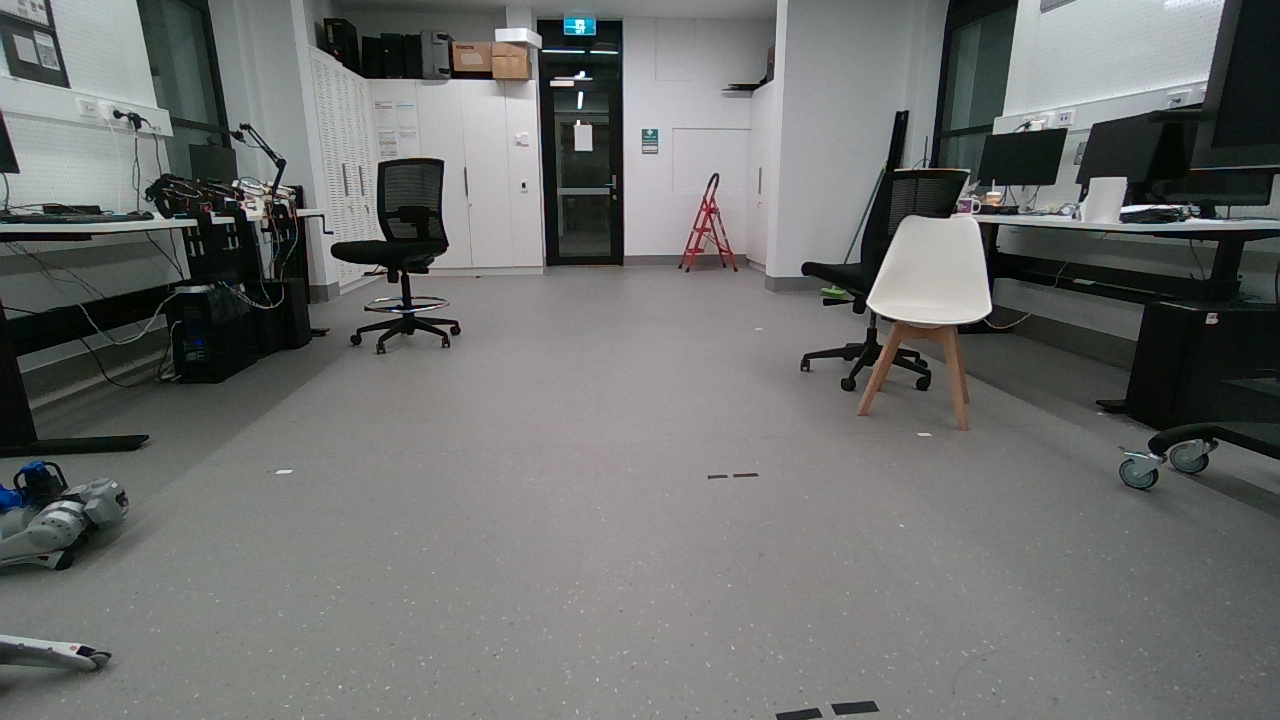
#> input picture booster-k1-vln-v1/build_separate_grid_images/k1_front_20260917_104944.png, 1280 x 720 px; its folder holds 3 pictures in this run
$ python build_separate_grid_images.py
#> lines starting #> are read from the running program, lines starting #| are printed output that depends on the picture; after the words box and inside, x2 and y2 are one past the last pixel; in counts of white or black regions, pixels touching at a corner belong together
#> in main, image is the input picture: shape (720, 1280, 3); mean B, G, R 109.7, 111.2, 109.6
"""
Booster K1 - Build a grid overlay on EACH view (separate images).

Standalone component for the Booster K1 VLN pipeline. It does NOT import from
Zerui's server/client code.

Why separate images (not a stitched strip): the views are sent to the LLM as
individual images. That keeps each view at full resolution inside the model's
tile budget, avoids the ultra-wide-aspect squish of a stitched strip, and gives
a clean per-view coordinate frame. (Zerui's own server also sends the views as
separate images and only stitches for debugging.)

Input  : 3 images  -> k1_front_*, k1_left_*, k1_right_*  (1280x720)
Output : 3 images  -> grid_front.png, grid_left.png, grid_right.png
The input images are never modified; we read a copy and write new files.

No shrinking. The output keeps the input resolution (1280x720) and the grid is
drawn INSIDE that frame, so the 0-1000 coordinate system spans the whole image
exactly. That means a point the model returns maps straight back to a pixel with
    x = u / 1000 * width ,  y = v / 1000 * height
regardless of any internal resize the model does on its side (the 0-1000 grid is
resolution independent, so it stays valid for Gemini / GPT / Claude / Qwen-VL).

Coordinate system drawn on each view (0 .. COORD_MAX on BOTH axes):
    u = horizontal : 0 = left edge, 1000 = right edge
    v = vertical   : 0 = top edge,  1000 = bottom edge

Run it directly:
    python build_separate_grid_images.py
"""

from pathlib import Path
import cv2
import numpy as np

# ----------------------------- configuration -----------------------------

COORD_MAX = 1000          # LLM coordinate range on each axis (0 .. COORD_MAX)
GRID_STEP = 100           # draw a grid line every 100 coordinate units
LABEL_STEP = 200          # write a number label every 200 units (every 2nd line)
GRID_ALPHA = 0.45         # grid line opacity (0 = invisible, 1 = solid)

# Colors are BGR because we read/write with OpenCV (not RGB).
LINE_COLOR = (210, 210, 210)      # light gray grid lines
LINE_THICKNESS = 1
LABEL_TEXT_COLOR = (0, 255, 255)  # yellow coordinate labels
LABEL_BG_COLOR = (0, 0, 0)        # black box behind labels for readability
TAG_TEXT_COLOR = (255, 255, 255)  # white text on the colored view tag

# Per-view identity: a distinct, "speakable" color + a tag label.
VIEW_STYLES = {
    "front": {"color": (60, 190, 60),  "tag": "FRONT VIEW", "out": "grid_front.png"},  # green
    "left":  {"color": (40, 150, 250), "tag": "LEFT VIEW",  "out": "grid_left.png"},   # orange
    "right": {"color": (240, 130, 40), "tag": "RIGHT VIEW", "out": "grid_right.png"},  # blue
}
VIEW_ORDER = ["front", "left", "right"]

# Sizes (pixels), tuned for a ~1280-wide native view.
BORDER_THICKNESS = 8      # colored identity border, drawn inset so size is kept
TAG_PADDING = 8           # padding inside the view-name tag box

FONT = cv2.FONT_HERSHEY_SIMPLEX
LABEL_FONT_SCALE = 0.55
LABEL_THICKNESS = 1
TAG_FONT_SCALE = 0.9
TAG_THICKNESS = 2

# Output format. PNG keeps grid lines / labels perfectly crisp for the model.
OUTPUT_EXT = "png"        # "png" (lossless, best) or "jpg"
JPEG_QUALITY = 95         # only used when OUTPUT_EXT == "jpg"

HERE = Path(__file__).parent


# ------------------------------- drawing ----------------------------------

def draw_grid(image: np.ndarray) -> np.ndarray:
    """Draw a 0..COORD_MAX coordinate grid + labels on a copy of `image`.

    Output has the SAME size as the input. Grid lines are alpha-blended (so the
    scene stays visible); the numeric labels are drawn opaque for readability.
    """
    h, w = image.shape[:2]

    def u_to_x(u: int) -> int:
        return int(round(u / COORD_MAX * (w - 1)))

    def v_to_y(v: int) -> int:
        return int(round(v / COORD_MAX * (h - 1)))

    # 1) Grid lines on a separate layer, then blend with the scene.
    lines = image.copy()
    for u in range(0, COORD_MAX + 1, GRID_STEP):
        x = u_to_x(u)
        cv2.line(lines, (x, 0), (x, h - 1), LINE_COLOR, LINE_THICKNESS, cv2.LINE_AA)
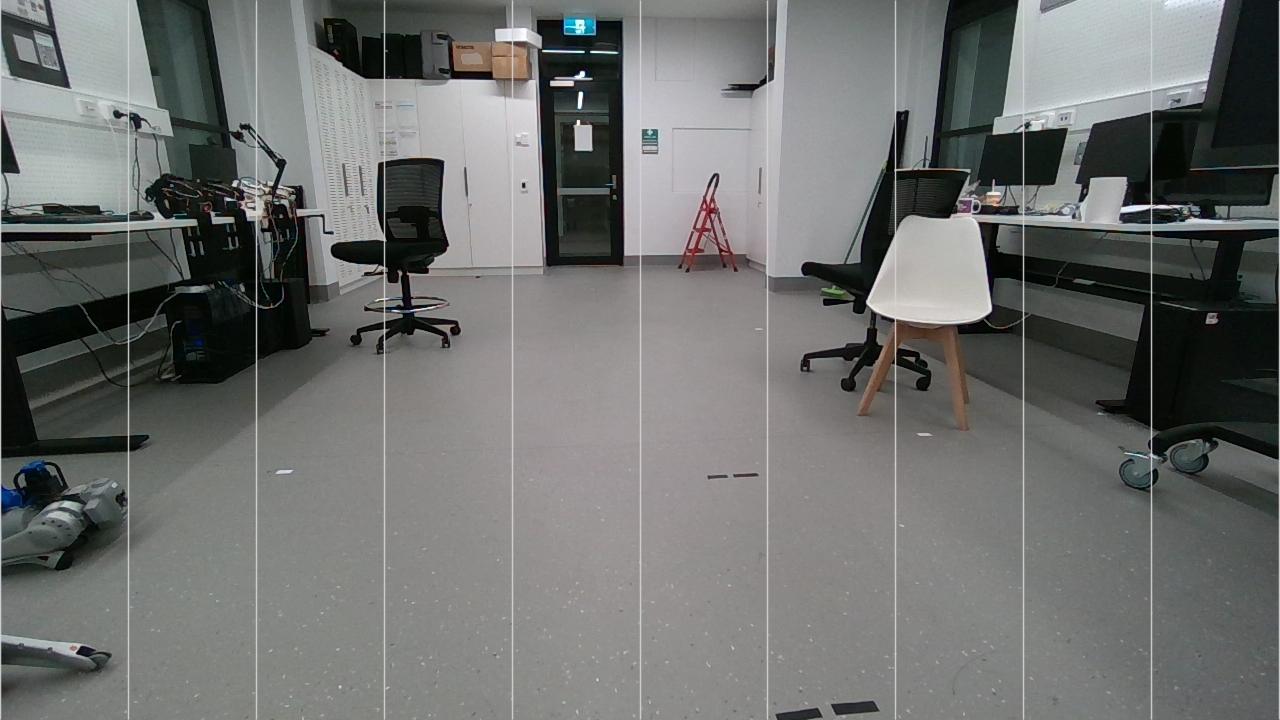
#> lines: shape (720, 1280, 3); 2.42% of pixels changed, all inside (x1, y1, x2, y2) = (0, 0, 1280, 720)
    for v in range(0, COORD_MAX + 1, GRID_STEP):
        y = v_to_y(v)
        cv2.line(lines, (0, y), (w - 1, y), LINE_COLOR, LINE_THICKNESS, cv2.LINE_AA)
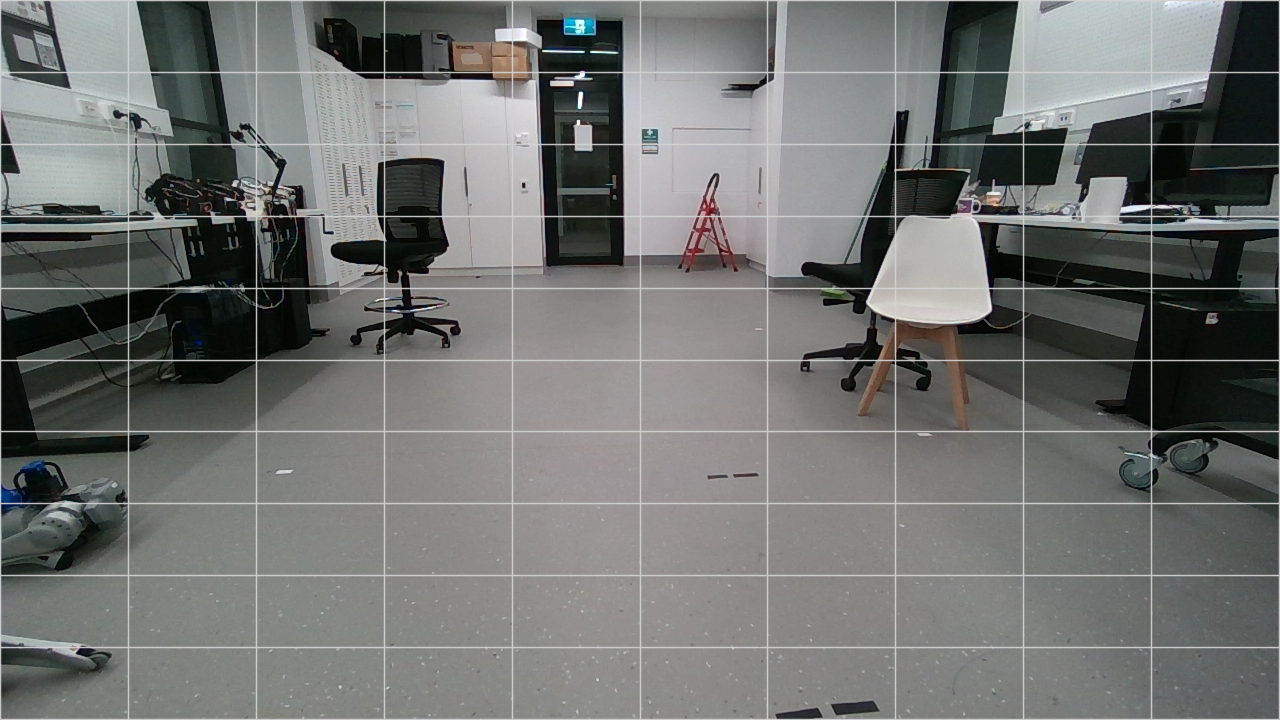
#> lines: shape (720, 1280, 3); 4.3% of pixels changed, all inside (x1, y1, x2, y2) = (0, 0, 1280, 720)
    out = cv2.addWeighted(lines, GRID_ALPHA, image, 1.0 - GRID_ALPHA, 0.0)

    # 2) Coordinate labels (opaque) at the coarse crossings.
    for u in range(0, COORD_MAX + 1, LABEL_STEP):
        for v in range(0, COORD_MAX + 1, LABEL_STEP):
            x, y = u_to_x(u), v_to_y(v)
            label = f"{u},{v}"
            (tw, th), _ = cv2.getTextSize(label, FONT, LABEL_FONT_SCALE, LABEL_THICKNESS)
            cx = min(max(x, tw // 2 + 3), w - tw // 2 - 3)   # keep inside frame
            cy = min(max(y, th + 3), h - 4)
            cv2.rectangle(out, (cx - tw // 2 - 2, cy - th - 3),
                          (cx + tw // 2 + 2, cy + 4), LABEL_BG_COLOR, -1)
            cv2.putText(out, label, (cx - tw // 2, cy),
                        FONT, LABEL_FONT_SCALE, LABEL_TEXT_COLOR, LABEL_THICKNESS, cv2.LINE_AA)
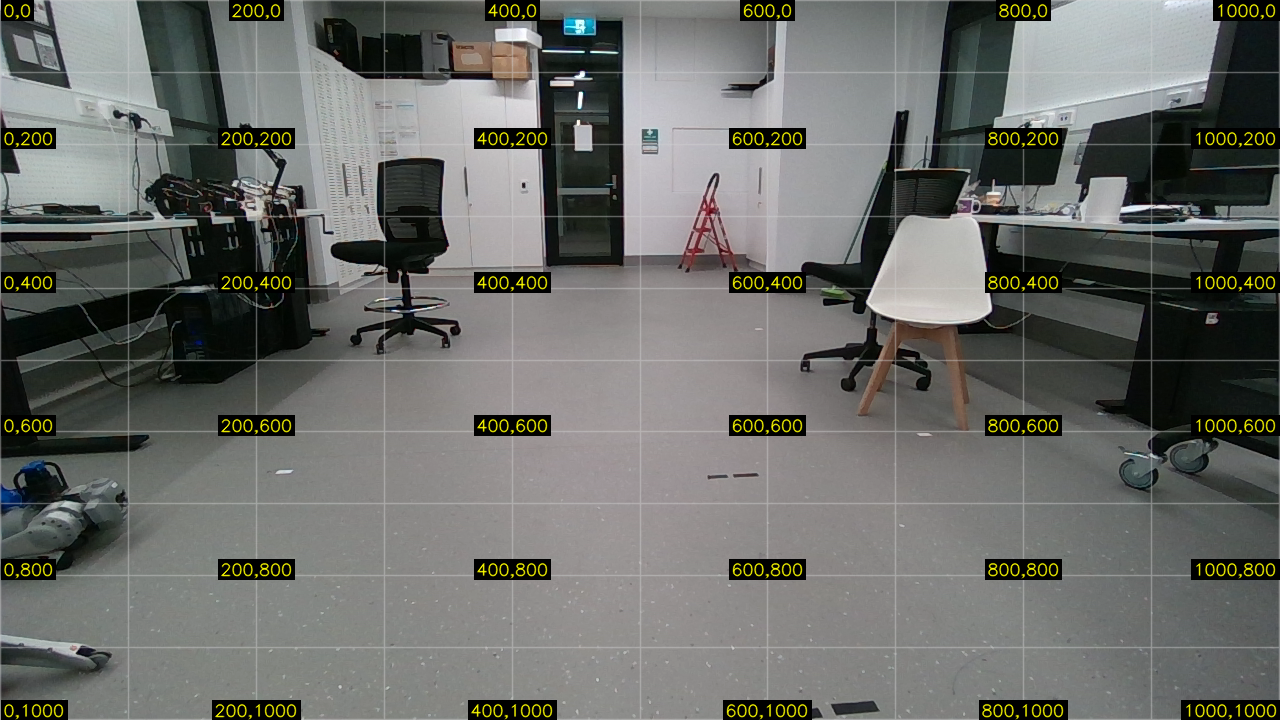
#> out: shape (720, 1280, 3); mean B, G, R 104.8, 108.5, 107
    return out


def draw_identity(image: np.ndarray, style: dict) -> None:
    """Draw the view-name tag IN PLACE (top-left corner).

    No border: the views are sent as separate images, so a frame isn't needed
    to tell them apart, and dropping it keeps the edge coordinate labels fully
    visible. The small colored tag stays as a cheap identity cue.
    """
    color = style["color"]
    tag = style["tag"]

    # View-name tag: filled colored box + white text, nudged down from the
    # top-left corner so the (0,0) coordinate label above it stays visible.
    (tw, th), _ = cv2.getTextSize(tag, FONT, TAG_FONT_SCALE, TAG_THICKNESS)
#> tw = 168; th = 20
    x0, y0 = 4, 36
    cv2.rectangle(image, (x0, y0),
                  (x0 + tw + 2 * TAG_PADDING, y0 + th + 2 * TAG_PADDING),
                  color, -1)
    cv2.putText(image, tag, (x0 + TAG_PADDING, y0 + th + TAG_PADDING),
                FONT, TAG_FONT_SCALE, TAG_TEXT_COLOR, TAG_THICKNESS, cv2.LINE_AA)
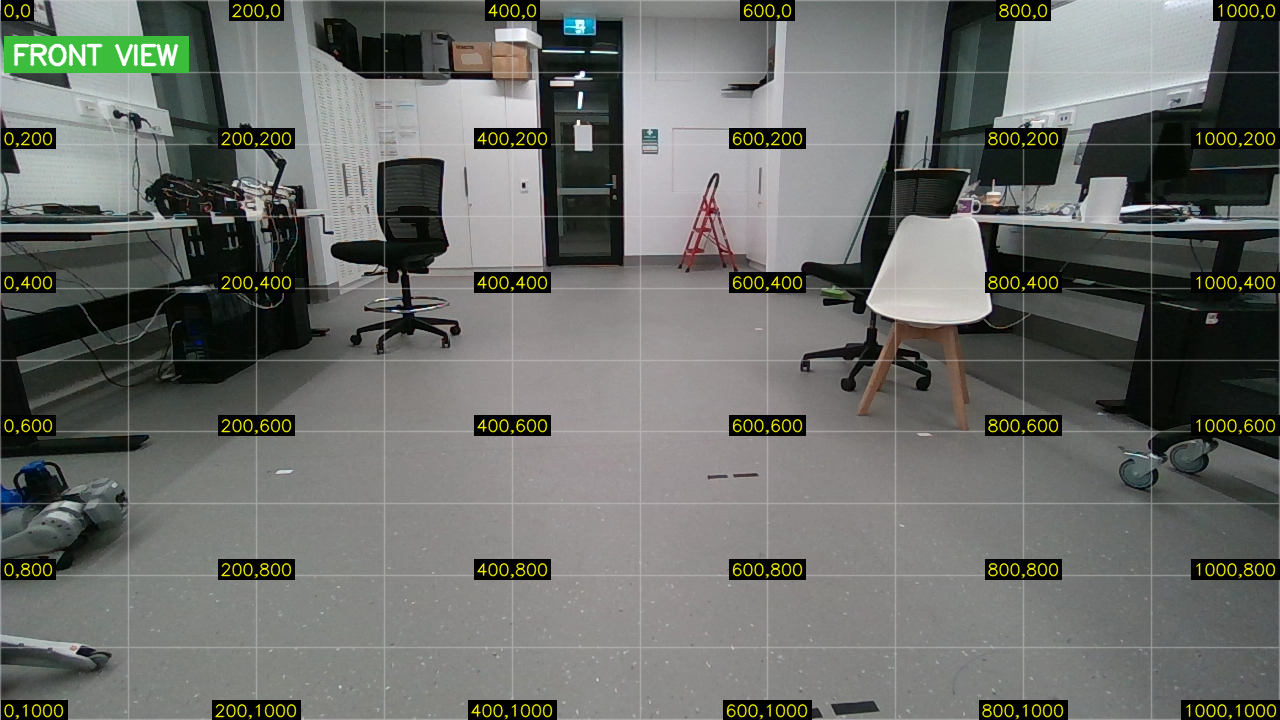
#> image: shape (720, 1280, 3); mean B, G, R 104.6, 109.1, 106.9


def add_grid_overlay(image: np.ndarray, style: dict) -> np.ndarray:
    """Full overlay for one view: grid + labels + colored identity. Same size."""
    out = draw_grid(image)
    draw_identity(out, style)
    return out


# [9 lines left out: function overlay_views, not called in this run]


# ------------------------------- loading ----------------------------------

def find_latest_view(folder: Path, view: str) -> Path:
    """Return the newest 'k1_<view>_*.png' file (timestamped names sort by time)."""
    matches = sorted(folder.glob(f"k1_{view}_*.png"))
    if not matches:
        raise FileNotFoundError(f"No input image found for view '{view}' in {folder}")
    return matches[-1]


def save_image(path: Path, image: np.ndarray) -> None:
    if OUTPUT_EXT == "jpg":
        cv2.imwrite(str(path), image, [cv2.IMWRITE_JPEG_QUALITY, JPEG_QUALITY])
    else:
        cv2.imwrite(str(path), image)


def main() -> None:
    print(f"Reading views from: {HERE}")
    for view in VIEW_ORDER:
        style = VIEW_STYLES[view]
        in_path = find_latest_view(HERE, view)

        image = cv2.imread(str(in_path))          # BGR; input is never modified
        if image is None:
            raise ValueError(f"Could not read image: {in_path}")

        overlay = add_grid_overlay(image, style)

        out_name = Path(style["out"]).with_suffix(f".{OUTPUT_EXT}").name
        out_path = HERE / out_name
        save_image(out_path, overlay)

        size_kb = out_path.stat().st_size / 1024
        print(f"  {view:5s}: {in_path.name} ({image.shape[1]}x{image.shape[0]}) "
              f"-> {out_name} ({overlay.shape[1]}x{overlay.shape[0]}, {size_kb:.0f} KB)")
#|   front: k1_front_20260917_104944.png (1280x720) -> grid_front.png (1280x720, 1209 KB)
#> pass 2 of the loop in main, `for view in VIEW_ORDER:`:
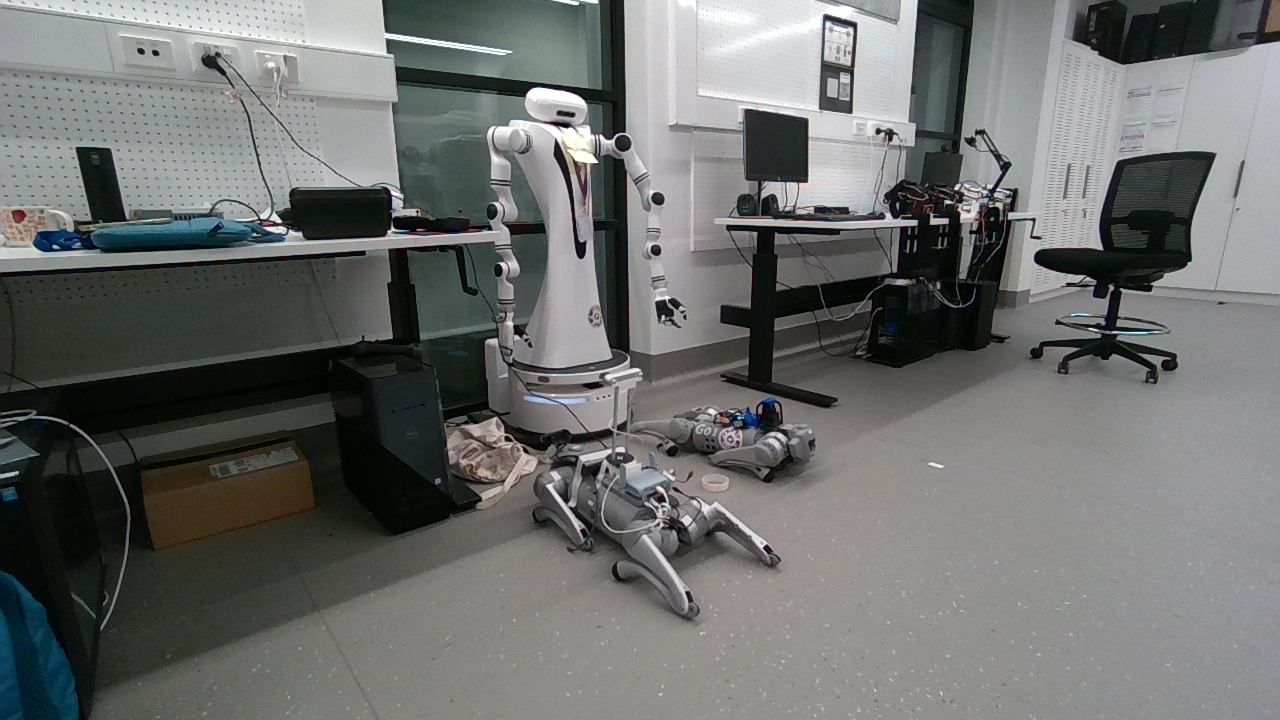
#> input picture booster-k1-vln-v1/build_separate_grid_images/k1_left_20260917_104951.png, 1280 x 720 px
#> in main, image is the input picture: shape (720, 1280, 3); mean B, G, R 109.5, 110.8, 109
#> after the loop in draw_grid (call 2), `for u in range(0, COORD_MAX + 1, LABEL_STEP):`:
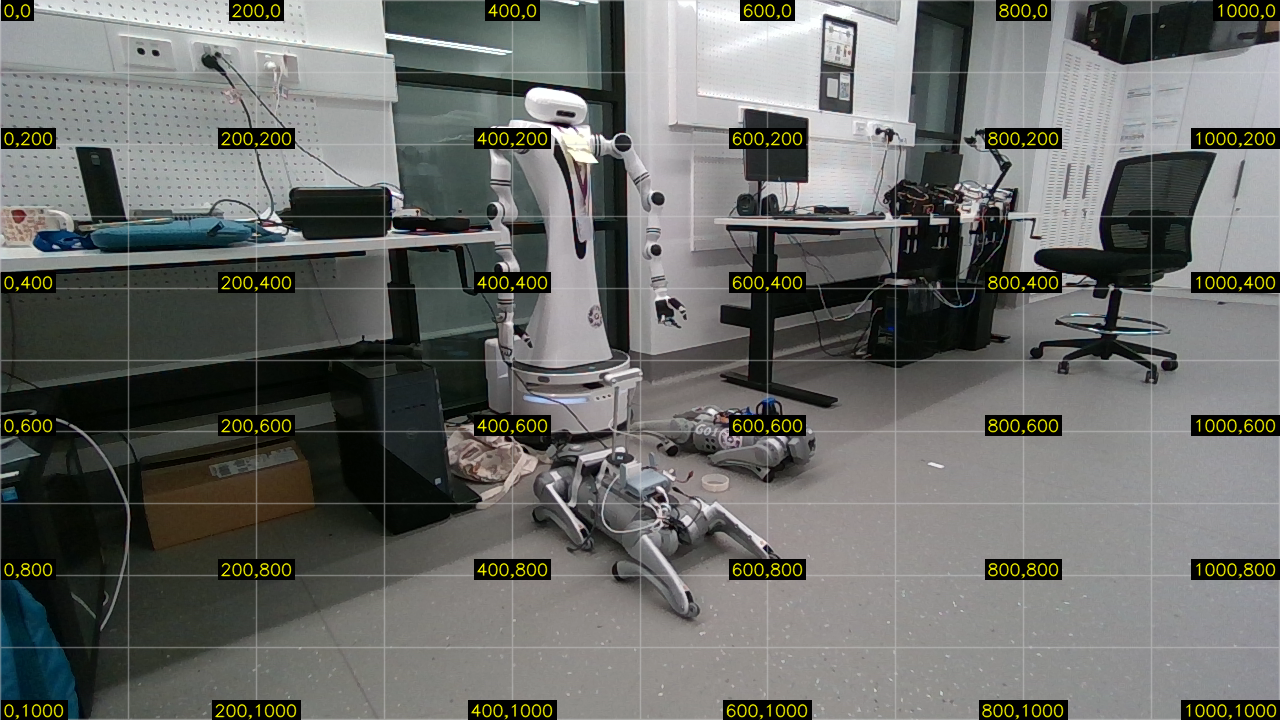
#> out: shape (720, 1280, 3); mean B, G, R 103.5, 107.1, 105.5
#> tw = 142
#> in draw_identity (call 2), `cv2.putText(image, tag, (x0 + TAG_PADDING, y0 + th + TAG_PADDING), FON..`:
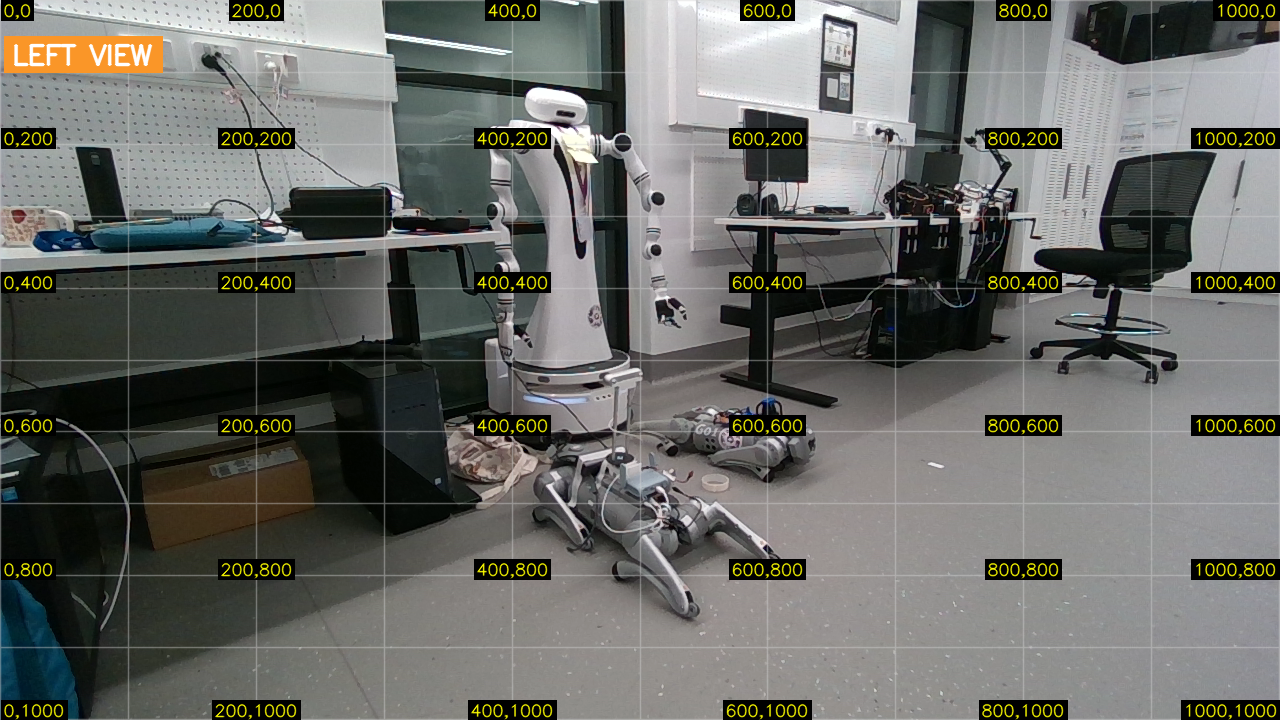
#> image: shape (720, 1280, 3); mean B, G, R 103, 107.2, 106.1
#|   left : k1_left_20260917_104951.png (1280x720) -> grid_left.png (1280x720, 1327 KB)

    print("Done. Input images left untouched.")


if __name__ == "__main__":
    main()
